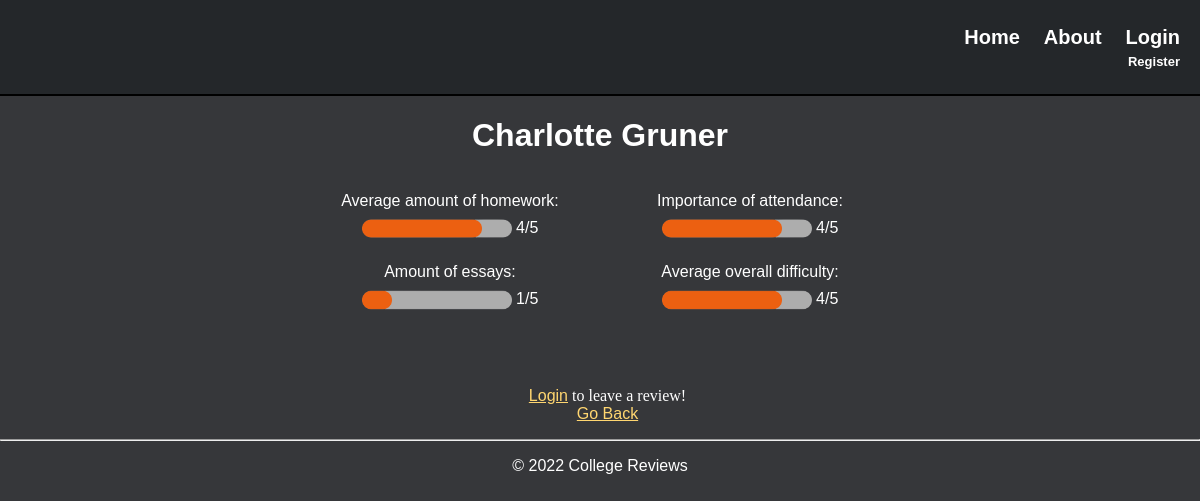
The app's page /teachers/Charlotte Gruner/ with its own data.
### college/models.py (models this page shows, shortened)
class Teacher(models.Model):
    name = models.CharField(max_length=200)
    votes = models.IntegerField(default=0)
    homework = models.IntegerField(default=0)
    essays = models.IntegerField(default=0)
    attendance = models.IntegerField(default=0)
    difficulty = models.IntegerField(default=0)

### teachers/views.py (the view)
# urls.py: path('<str:name>/', views.professor, name='professor'),
def professor(request, name):
    try:
        prof = Teacher.objects.get(name=name)
    except Teacher.DoesNotExist:
        choices = Choice.objects.all().values().order_by('-votes')
        teacher_list = []
        for choice in choices:
            teacher_list.append(choice['choice_text'])
        if name in teacher_list:
            prof = Teacher(name=name)
            prof.save()
    return render(request, 'college/professor.html', {'prof': prof})

### college/templates/college/professor.html (shortened to what this page needs)
{% extends "college/layout.html" %}
{% block content %}
<h1 class="prof-name">{{ prof.name }}</h1>
<div class="center-text">
{% if prof.votes %}
<div class="row" id="prof-stats">
    <div class="column">
        <p>Average amount of homework:<br>
        {% load static %}
        <img style="vertical-align:middle" src="{% static 'college/' %}progress_bar{% widthratio prof.homework prof.votes 1 %}.png" width="150px" />
        {% widthratio prof.homework prof.votes 1 %}/5</p>
        <p>Amount of essays:<br>
        {% load static %}
        <img style="vertical-align:middle" src="{% static 'college/' %}progress_bar{% widthratio prof.essays prof.votes 1 %}.png" width="150px" />
        {% widthratio prof.essays prof.votes 1 %}/5</p>
    </div>
    <div class="column">
    <p>Importance of attendance:<br>
        {% load static %}
        <img style="vertical-align:middle" src="{% static 'college/' %}progress_bar{% widthratio prof.attendance prof.votes 1 %}.png" width="150px" />
        {% widthratio prof.attendance prof.votes 1 %}/5</p>
    <p>Average overall difficulty:<br>
        {% load static %}
        <img style="vertical-align:middle" src="{% static 'college/' %}progress_bar{% widthratio prof.difficulty prof.votes 1 %}.png" width="150px" />
        {% widthratio prof.difficulty prof.votes 1 %}/5</p>
    </div>
</div>
{% else %}
    <p>No data found.</p>
{% endif %}
<br><br>
<div class="center-text">
    <ul class="no-bullets">
        {% if user.is_authenticated %}
            <li><a href="{% url 'teachers:review' prof.name %}">Add a Review</a></li>
        {% else %}
            <li><a href="{% url 'accounts:login' %}">Login</a> to leave a review!</li>
        {% endif %}
        <li><a href="{% url 'college:courses' %}">Go Back</a></li>
    </ul>
</div>
</div>
{% endblock %}

### college/static/college/site.css (style rules this page uses)
html, body { width:100%; height:100%; margin:0; padding:0; color: white; background-color: #36373A; cursor: default; }
* { transition:all 0.3s ease-in-out; }
.no-bullets { list-style-type: none; }
h1, h2, h3, h4, h5, h6 { font-family: Montserrat, sans-serif; }
.prof-name { text-align: center; }
p, a, label { font-family: raleway, sans-serif; }
#copyright, .center-text { text-align: center; }
a { color: #FFD670; }
ul { padding-left: 15px; }
.column { flex: 1; padding: 0 10px 0 10px; margin: 0 10px 0 10px; }
.row { display: flex; }
#prof-stats { padding: 0 25% 0 25%; }

### records on screen
Teacher: name "Charlotte Gruner", homework+votes "4", essays+votes "1", attendance+votes "4", difficulty+votes "4"
